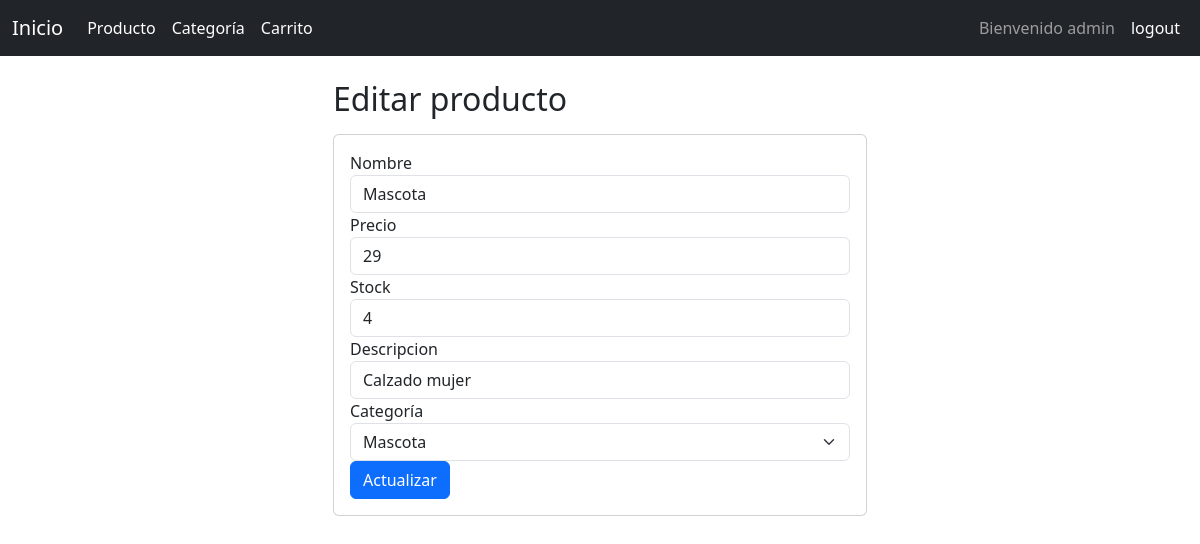
Page /productos/Editar_producto/4 (signed in) on the committed database.
### productos/models.py (models this page shows, shortened)
class Productos(models.Model):
    id_producto = models.AutoField(primary_key=True)
    nombre = models.CharField(max_length=20)
    precio = models.IntegerField(default=0)
    stock = models.IntegerField(default=0)
    descripcion = models.CharField(max_length=20)
    categoria = models.ForeignKey(Categoria,on_delete=models.CASCADE)

### categorias/models.py (models this page shows, shortened)
class Categoria(models.Model):
    id_categoria = models.AutoField(primary_key=True)
    nombre = models.CharField(max_length=100)

### productos/views.py (the view, shortened to what this page needs)
# urls.py: path('Editar_producto/<id_producto>', views.Editar_producto,name='Editar_producto'), # Ruta para la vista que edita un producto existente, pasando el ID del producto como parámetro
def Editar_producto(request, id_producto):
    producto = Productos.objects.get(id_producto=id_producto)
    categorias = Categoria.objects.all()
    return render(request, 'editar_producto.html', {'producto': producto, 'categorias': categorias})

### productos/templates/editar_producto.html (shortened to what this page needs)
{% extends 'base.html' %}
{% block content %}
<div class="container mt-3 mb-3">
    <div class="row justify-content-center">
        <div class="col-sm-8 col-md-8 col-lg-8 col-xl-6">
            <h2 class="mb-3">Editar producto</h2>
            <div class="card">
                <div class="card-body">
                    <form method="POST">
                        <div class="form-group">
                            <label for="nombre">Nombre</label>
                            <input type="text" class="form-control" id="nombre" name="nombre" value="{{ producto.nombre }}" placeholder="Ingresa Nombre" required>
                        </div>
                        <div class="form-group">
                            <label for="precio">Precio</label>
                            <input type="number" class="form-control" id="precio" name="precio" value="{{ producto.precio }}" placeholder="Ingresa precio">
                        </div>
                        <div class="form-group">
                            <label for="stock">Stock</label>
                            <input type="number" class="form-control" id="stock" name="stock" value="{{ producto.stock }}" placeholder="Ingresa stock">
                        </div>
                        <div class="form-group">
                            <label for="descripcion">Descripcion</label>
                            <input type="text" class="form-control" id="descripcion" name="descripcion" value="{{ producto.descripcion }}" placeholder="Ingresa stock">
                        </div>
                        <div class="form-group">
                            <label for="categoria">Categoría</label><br/>
                            <select class="form-select" id="categoria" name="categoria" required>
                                {% for categoria in categorias %}
                                    <option value="{{ categoria.id_categoria }}" {% if producto.categoria.id_categoria == categoria.id_categoria %} selected {% endif %}>{{ categoria.nombre }}</option>
                                {% endfor %}
                            </select>
                        </div>
                        <button type="submit" class="btn btn-primary">Actualizar</button>
                    </form>
                </div>
            </div>
        </div>
    </div>
</div>
{% endblock content %}

### templates/base.html (shortened to what this page needs)
<!DOCTYPE html>
<html lang="es">
<head>
    <link href="https://cdn.jsdelivr.net/npm/bootstrap@5.3.0/dist/css/bootstrap.min.css" rel="stylesheet">
</head>
<body>
<nav class="navbar navbar-expand-lg navbar-dark bg-dark">
    <div class="container-fluid">
        <a class="navbar-brand" href="{% url 'home' %}">Inicio</a>
        <div class="collapse navbar-collapse" id="navbarNav">
            {% if user.is_authenticated %}
            <ul class="navbar-nav me-auto">
                <li class="nav-item">
                    <a class="nav-link active" href="/productos">Producto</a>
                </li>
                <li class="nav-item">
                    <a class="nav-link active" href="/categorias">Categoría</a>
                </li>
                <li class="nav-item">
                    <a class="nav-link active" href="#">Carrito</a>
                </li>
            </ul>
            <ul class="navbar-nav ms-auto">
                <li class="nav-item d-flex align-items-center">
                    <span class="navbar-text me-2">
                        Bienvenido {{ user }}
                    </span>
                </li>
                <li class="nav-item">
                    <a class="nav-link active" href="/logout">logout</a>
                </li>
            </ul>
            {% endif %}
        </div>
    </div>
</nav>
<div class="container mt-4">
    {% block content %}
    {% endblock %}
</div>
</body>
</html>

### rows in the picture
Productos: nombre "Mascota", precio "29", stock "4", descripcion "Calzado mujer", categoria "Mascota"

### other values in the picture
{{ user }} "admin"
